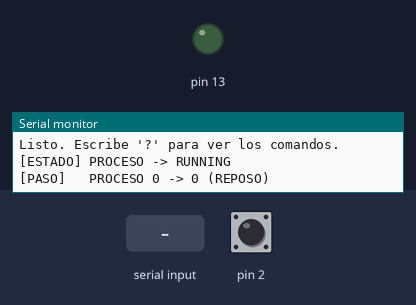
The program below on a simulated Arduino Nano, built with avr-gcc and run on an emulated ATmega328P. Parts: output pins drawn as LEDs (lit = HIGH), the last lines printed to the serial monitor. Inputs (shaded band) come from the test bench; at power-on: pin 2 HIGH.

Above: at 1.2 s.
1.3 s: pin 2 pulled LOW for 0.15 s
At 1.8 s:
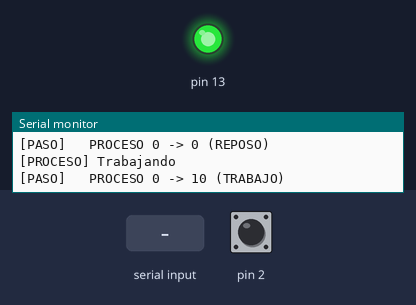
4.3 s: byte 63 ('?') received over Serial
Timing chart, 0 to 7.3 s (numbered marks = the images above; inputs shaded):
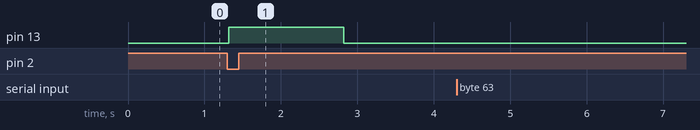

The program:

main.cpp
```cpp
/* =============================================================================
 *  00_TestLibrary
 * -----------------------------------------------------------------------------
 *  Esqueleto generado. Compila y funciona tal cual con un pulsador y un LED.
 *
 *  EL CICLO DE SCAN son las tres fases del final de este archivo, siempre en
 *  ese orden. Todo lo demas son bloques que se registran.
 *
 * PRUEBA
 *
 *  RECUERDA, que aqui no estamos en el IDE de Arduino:
 *    - hay que incluir <Arduino.h> a mano
 *    - hay que declarar los prototipos antes de usar las funciones
 * ========================================================================== */


#include <Arduino.h>
#include "HardwareConfig.h"     // tabla generada desde hardware.csv
#include "Proceso.h"

/* Crea la instancia global HW con todos los objetos de la tabla. */
CFSM_DEFINE_HARDWARE;

BlockManager<4> manager;
Proceso         proceso;

StepTracer            tracer(proceso, Serial);
MaintenanceConsole<4> consola(manager, Serial);

/* --- Prototipos ----------------------------------------------------------- */
void leerEntradas();
void escribirSalidas();

void setup() {
  Serial.begin(115200);
  while (!Serial && millis() < 2000) { }
  Serial.println(F("=== 00_TestLibrary ==="));

  HW.begin();                                  // pines e imagen de proceso
  manager.registerBlock(&proceso, F("PROCESO"));
  manager.beginAll();
  proceso.start();

  Serial.println(F("Listo. Escribe '?' para ver los comandos."));
}

void loop() {
  HW.readInputs();        // FASE 1 - PAE: foto de todas las entradas
  leerEntradas();         //          planta -> interfaz del bloque
  manager.updateAll();    // FASE 2 - OB1: la logica calcula con esa foto
  escribirSalidas();      //          bloque -> planta
  tracer.update();
  consola.update();
  /* Interbloqueo de software: fuerza el valor seguro de cada salida. Para
   * proteger personas o maquinaria sigue haciendo falta seguridad cableada. */
  HW.setSafetyInterlock(manager.isEmergencyStop());
  HW.writeOutputs();      // FASE 3 - PAA: volcado de todas las salidas
}

/* -----------------------------------------------------------------------------
 *  Conexion de las senales de planta a la interfaz del bloque.
 *
 *  hasRisen() pasa el FLANCO (el instante de pulsar); isTriggered() pasa el
 *  NIVEL (el hecho de estar activo). Ordenes con flanco, estados con nivel: si
 *  se confunden, mantener el dedo en el boton relanza el ciclo miles de veces
 *  por segundo.
 * -------------------------------------------------------------------------- */
void leerEntradas() {
  proceso.ordenMarcha = HW.Pulsador_Marcha.hasRisen();
}

void escribirSalidas() {
  HW.Piloto_Trabajo.set(proceso.salida);
}
```

Proceso.h
```cpp
#ifndef PROCESO_H
#define PROCESO_H

#include <CoreFSM.h>

/* =============================================================================
 *  La logica del proceso.
 *
 *  Este archivo NO sabe nada de pines, ni de tensiones, ni de que placa hay
 *  debajo: trabaja solo con variables logicas. Podrias compilarlo tal cual para
 *  otro microcontrolador, o probarlo en el PC sin hardware.
 *
 *  Quien conecta estas variables al mundo real es main.cpp.
 * ========================================================================== */

/* Numeracion de 10 en 10: deja hueco para intercalar un paso 15 el dia que
 * haga falta, sin renumerar toda la secuencia. */
enum Pasos : uint16_t {
  PASO_REPOSO   = 0,
  PASO_TRABAJO  = 10
};

/* Codigos de alarma propios de esta maquina. Empiezan en CFSM_ERR_USER_BASE
 * para no chocar nunca con los que genera la libreria. */
enum Alarmas : uint16_t {
  ALM_EJEMPLO = CFSM_ERR_USER_BASE + 1
};

class Proceso : public SequenceBlock {
  public:
    /* ---- ENTRADAS (las alimenta main.cpp) ---- */
    bool ordenMarcha = false;

    /* ---- SALIDAS (las lee main.cpp) ---- */
    bool salida = false;

    /* ---- PARAMETROS DE PROCESO ---- */
    uint16_t tiempoTrabajoMs = 1500;

    void begin() override {
      setName(F("PROCESO"));
      setInitialStep(PASO_REPOSO);
      setStep(PASO_REPOSO);
      setCycleTimeout(30000);      /* el ciclo entero no debe pasar de 30 s */
    }

    void update() override {
      /* Enclavamiento general. Si la maquina no esta en marcha -parada, en
       * pausa, arrancando o en fallo-, las salidas peligrosas van a su estado
       * seguro y se sale. Es LA linea mas importante del bloque: sin ella, una
       * alarma no pararia el actuador, solo dejaria de cambiar de paso. */
      if (!updateSequence()) { salida = false; return; }

      switch (_currentStep) {

        case PASO_REPOSO:
          salida = false;
          if (ordenMarcha) setStep(PASO_TRABAJO, 5000);   /* 5 s de vigilancia */
          break;

        case PASO_TRABAJO:
          salida = true;
          if (getTimeInStep() >= tiempoTrabajoMs) {
            salida = false;
            completeCycle(PASO_REPOSO); /* cuenta la pieza y cierra el ciclo */
          }
          break;
      }
    }

    /* Nombres de paso, para que la telemetria diga TRABAJO y no 10. */
    const __FlashStringHelper* stepName(uint16_t s) const override {
      switch (s) {
        case PASO_REPOSO:  return F("REPOSO");
        case PASO_TRABAJO: return F("TRABAJO");
        default:           return nullptr;
      }
    }

  protected:
    /* Los mensajes van AQUI, no dentro del switch: esto corre una sola vez por
     * cambio de paso. Dentro del switch correria miles de veces por segundo y
     * saturaria el buffer serie hasta bloquear la CPU. Es el error que mas
     * veces se comete al empezar. */
    void onStepEntered(uint16_t step) override {
      switch (step) {
        case PASO_REPOSO:  Serial.println(F("[PROCESO] En reposo")); break;
        case PASO_TRABAJO: Serial.println(F("[PROCESO] Trabajando")); break;
      }
    }
};

#endif
```

HardwareConfig.h
```cpp
/* =============================================================================
 *  HardwareConfig.h  -  GENERADO AUTOMATICAMENTE. NO EDITAR A MANO.
 * -----------------------------------------------------------------------------
 *  Origen : hardware.csv (csv)
 *  Nodo   : main
 *  Placa  : nano
 *  Senales: 1 entradas digitales, 1 salidas digitales, 0 analogicas
 *
 *  Edita la fuente indicada arriba y vuelve a generar. La API del programa
 *  permanece estable: HW.Nombre_De_La_Senal.
 *
 *      HW.Pulsador_Marcha.hasRisen()
 * ========================================================================== */

#ifndef HARDWARE_CONFIG_H
#define HARDWARE_CONFIG_H

#include <CoreFSM.h>

/* GPIO nativo: entradas digitales. */
#define CFSM_TABLE_DI(ROW) \
  ROW(    2, Pulsador_Marcha                 , true ,  20 )

/* GPIO nativo: salidas digitales con estado seguro false. */
#define CFSM_TABLE_DO(ROW) \
  ROW(   13, Piloto_Trabajo                  , false )

/* GPIO nativo: entradas analogicas. */
#define CFSM_TABLE_AI(ROW) \
  /* (ninguna) */

#include <io/IOTable.h>

#endif /* HARDWARE_CONFIG_H */
```

Measured:
- after the input at 1.3 s, pin 13: LOW → HIGH at once, → LOW 1.5 s later
